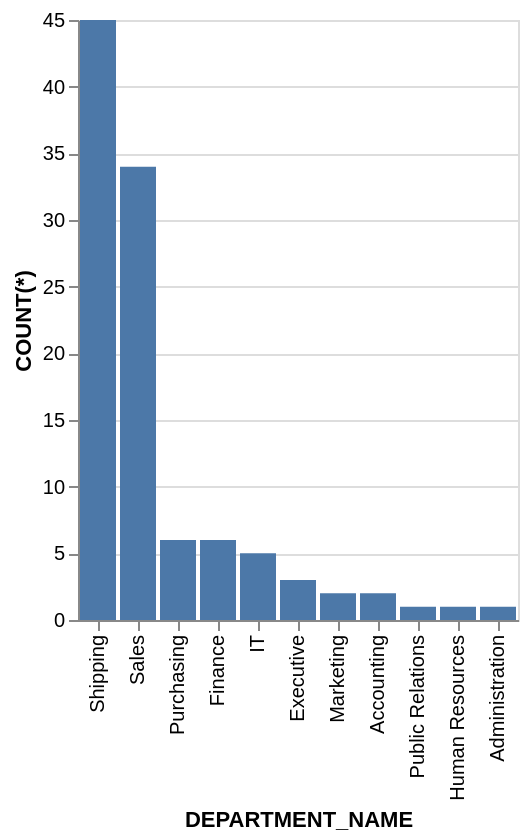

Specify this chart in Vega-Lite:
### Vega-Lite specification from a JSON file in a GitHub repository (floating-point values rounded to 4 significant figures)
{"data": {"values": [{"x_data": "Shipping", "y_data": 45}, {"x_data": "Sales", "y_data": 34}, {"x_data": "Purchasing", "y_data": 6}, {"x_data": "Finance", "y_data": 6}, {"x_data": "IT", "y_data": 5}, {"x_data": "Executive", "y_data": 3}, {"x_data": "Marketing", "y_data": 2}, {"x_data": "Accounting", "y_data": 2}, {"x_data": "Public Relations", "y_data": 1}, {"x_data": "Human Resources", "y_data": 1}, {"x_data": "Administration", "y_data": 1}]}, "mark": "bar", "encoding": {"x": {"field": "x_data", "type": "nominal", "title": "DEPARTMENT_NAME", "sort": {"op": "sum", "field": "y_data", "order": "descending"}}, "y": {"field": "y_data", "type": "quantitative", "title": "COUNT(*)"}}}
